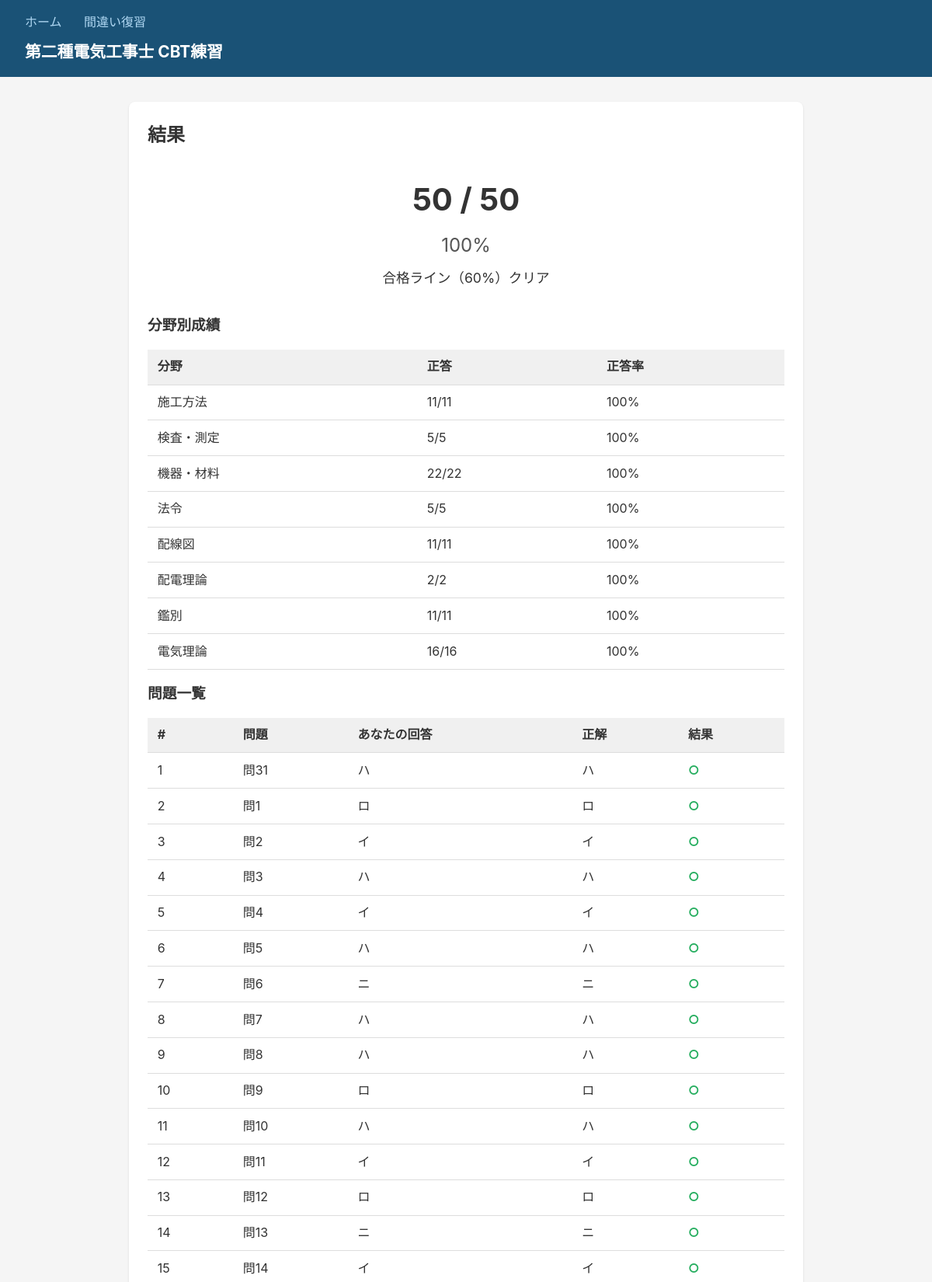
The page /result/1 (upper part) on the database its author committed.
### models.py (models this page shows, shortened)
class QuizSession(db.Model):
    __tablename__ = "quiz_sessions"
    id = db.Column(db.Integer, primary_key=True)
    category = db.Column(db.String(100), default="")
    total_count = db.Column(db.Integer, default=0)
    correct_count = db.Column(db.Integer, default=0)
    started_at = db.Column(db.DateTime, default=lambda: datetime.now(timezone.utc))
    finished_at = db.Column(db.DateTime, nullable=True)
    attempts = db.relationship("Attempt", backref="session", lazy=True)
    question_ids_json = db.Column(db.Text, default="[]")

class Attempt(db.Model):
    __tablename__ = "attempts"
    id = db.Column(db.Integer, primary_key=True)
    session_id = db.Column(db.Integer, db.ForeignKey("quiz_sessions.id"), nullable=False)
    question_id = db.Column(db.Integer, db.ForeignKey("questions.id"), nullable=False)
    selected = db.Column(db.Integer, nullable=True)  # ユーザーの選択 (0-3), null=未回答
    is_correct = db.Column(db.Boolean, nullable=True)
    created_at = db.Column(db.DateTime, default=lambda: datetime.now(timezone.utc))
    question = db.relationship("Question", lazy=True)

class Question(db.Model):
    __tablename__ = "questions"
    id = db.Column(db.Integer, primary_key=True)
    year = db.Column(db.String(4), nullable=False)
    half = db.Column(db.String(10), nullable=False)  # "upper" or "lower"
    number = db.Column(db.Integer, nullable=False)
    page = db.Column(db.Integer, nullable=False)
    question = db.Column(db.Text, nullable=False)
    choices_json = db.Column(db.Text, nullable=False)  # JSON array
    answer = db.Column(db.Integer, nullable=True)  # 0=イ, 1=ロ, 2=ハ, 3=ニ
    tags_json = db.Column(db.Text, default="[]")  # JSON array
    explanation = db.Column(db.Text, default="")
    section = db.Column(db.String(20), default="一般問題")  # 一般問題 or 配線図
    image = db.Column(db.String(200), default="")  # クロップ画像ファイル名
    __table_args__ = (
        db.UniqueConstraint("year", "half", "number", name="uq_question"),
    )
    @property
    def tags(self) -> list[str]:
        return json.loads(self.tags_json)

### app.py (the view, shortened to what this page needs)
    @app.route("/result/<int:session_id>")
    def result(session_id: int):
        session = QuizSession.query.get_or_404(session_id)
        attempts = Attempt.query.filter_by(session_id=session_id).all()
        tag_stats: dict[str, dict] = {}
        for a in attempts:
            q = a.question
            for tag in q.tags:
                if tag not in tag_stats:
                    tag_stats[tag] = {"total": 0, "correct": 0}
                tag_stats[tag]["total"] += 1
                if a.is_correct:
                    tag_stats[tag]["correct"] += 1
        return render_template(
            "result.html",
            session=session,
            attempts=attempts,
            tag_stats=tag_stats,
        )

### templates/result.html (shortened to what this page needs)
{% extends "base.html" %}
{% block content %}
<div class="result-container">
    <h2>結果</h2>
    <div class="result-summary">
        <div class="score">
            <span class="score-num">{{ session.correct_count }}</span>
            <span class="score-sep">/</span>
            <span class="score-den">{{ session.total_count }}</span>
        </div>
        <div class="score-percent">
            {{ (session.correct_count / session.total_count * 100)|round|int if session.total_count else 0 }}%
        </div>
        <p class="pass-line">
            {% if session.total_count and (session.correct_count / session.total_count) >= 0.6 %}
                合格ライン（60%）クリア
            {% else %}
                合格ライン（60%）未達
            {% endif %}
        </p>
    </div>
    {% if tag_stats %}
    <h3>分野別成績</h3>
    <table>
        <thead>
            <tr><th>分野</th><th>正答</th><th>正答率</th></tr>
        </thead>
        <tbody>
            {% for tag, stats in tag_stats.items()|sort %}
            <tr>
                <td>{{ tag }}</td>
                <td>{{ stats.correct }}/{{ stats.total }}</td>
                <td>{{ (stats.correct / stats.total * 100)|round|int if stats.total else 0 }}%</td>
            </tr>
            {% endfor %}
        </tbody>
    </table>
    {% endif %}
    <h3>問題一覧</h3>
    <table>
        <thead>
            <tr><th>#</th><th>問題</th><th>あなたの回答</th><th>正解</th><th>結果</th></tr>
        </thead>
        <tbody>
            {% set labels = ["イ", "ロ", "ハ", "ニ"] %}
            {% for a in attempts %}
            <tr class="{{ 'correct' if a.is_correct else 'wrong' }}">
                <td>{{ loop.index }}</td>
                <td>問{{ a.question.number }}</td>
                <td>{{ labels[a.selected] if a.selected is not none else "未回答" }}</td>
                <td>{{ labels[a.question.answer] if a.question.answer is not none else "?" }}</td>
                <td>{{ "○" if a.is_correct else "✕" }}</td>
            </tr>
            {% endfor %}
        </tbody>
    </table>
</div>
{% endblock %}

### static/style.css (style rules this page uses)
* { box-sizing: border-box; margin: 0; padding: 0; }
body { font-family: -apple-system, BlinkMacSystemFont, "Hiragino Kaku Gothic ProN", "Segoe UI", sans-serif; background: #f5f5f5; color: #333; line-height: 1.6; }
table { width: 100%; border-collapse: collapse; margin: 1rem 0; }
th, td { padding: 0.6rem 0.8rem; border-bottom: 1px solid #ddd; text-align: left; }
th { background: #f0f0f0; font-weight: bold; }
tr.correct td:last-child { color: #27ae60; font-weight: bold; }
.start-form, .history, .review-container, .result-container { background: white; border-radius: 8px; padding: 1.5rem; margin-bottom: 1.5rem; box-shadow: 0 1px 3px rgba(0,0,0,0.1); }
.result-summary { text-align: center; margin: 2rem 0; }
.score { font-size: 2.5rem; font-weight: bold; }
.score-percent { font-size: 1.5rem; color: #555; margin: 0.5rem 0; }
.pass-line { font-size: 1.1rem; margin-top: 0.5rem; }

### rows shown on the page
QuizSession: correct_count "50", total_count "50", total_count+correct_count "100"
Attempt: question.number "31", selected "ハ", is_correct "○"
Question: answer "ハ"
Attempt: question.number "1", selected "ロ", is_correct "○"
Question: answer "ロ"
Attempt: question.number "2", selected "イ", is_correct "○"
Question: answer "イ"
Attempt: question.number "3", selected "ハ", is_correct "○"
Question: answer "ハ"
Attempt: question.number "4", selected "イ", is_correct "○"
Question: answer "イ"
Attempt: question.number "5", selected "ハ", is_correct "○"
Question: answer "ハ"
Attempt: question.number "6", selected "ニ", is_correct "○"
Question: answer "ニ"
Attempt: question.number "7", selected "ハ", is_correct "○"
Question: answer "ハ"
Attempt: question.number "8", selected "ハ", is_correct "○"
Question: answer "ハ"
Attempt: question.number "9", selected "ロ", is_correct "○"
Question: answer "ロ"
Attempt: question.number "10", selected "ハ", is_correct "○"
Question: answer "ハ"
Attempt: question.number "11", selected "イ", is_correct "○"
Question: answer "イ"
Attempt: question.number "12", selected "ロ", is_correct "○"
Question: answer "ロ"
Attempt: question.number "13", selected "ニ", is_correct "○"
Question: answer "ニ"
Attempt: question.number "14", selected "イ", is_correct "○"
Question: answer "イ"

### other values the page prints
{{ tag }} "施工方法" "検査・測定" "機器・材料" "法令" "配線図" "配電理論" "鑑別" "電気理論"
{{ stats.correct }} "11" "5" "22" "5" "11" "2" "11" "16"
{{ stats.total }} "11" "5" "22" "5" "11" "2" "11" "16"
{{ (stats.correct / stats.total * 100)|round|int if stats.total else 0 }} "100" "100" "100" "100" "100" "100" "100" "100"
